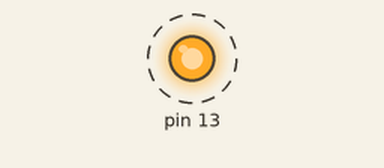
Bench run of a sketch on a simulated Arduino Uno, built with avr-gcc and run on an emulated ATmega328P. On the bench: output pins drawn as LEDs (lit = HIGH). Dashed ring = blinking. What the sketch prints to the serial monitor is not drawn.

Above: at 14.2 s.
Timing chart, 0 to 17.0 s (numbered marks = the images above):
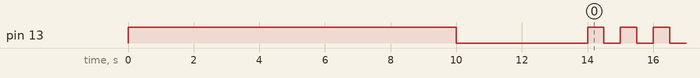

Measured:
- by itself, pin 13: repeats every 1.0 s: HIGH 0.50 s, LOW 0.50 s

The sketch:

bulethoot.ino
```cpp
char NOME[10] = "mark2"; //muda o nome da placa bhuetooh
char BPS = '4'; // define a frequncia de bis por segundo de comunicação 1=1200, 2=2400, 3=4800, 4=9600
char PASS[10] = "1234"; //define a senha do modulo com 4 digitos

void setup(){
  Serial.begin(9600);
  pinMode(13,OUTPUT);
  digitalWrite(13,HIGH);
  delay(10000);
  digitalWrite(13,LOW);

  Serial.print("AT");             //inicia a configuração do modulo
  delay(1000);

  Serial.println("AT+NAME");        //inicia a configuração do nome
  Serial.println(NOME);
  delay(1000);

  Serial.println("AT+BAUND");      //inicia a configuração da taxa de bit por segundo
  Serial.println(BPS);
  delay(1000);

  Serial.println("AT+PIN");         //inicia a configuração da senha
  Serial.println(PASS);
  delay(1000);

}

void loop(){
  digitalWrite(13, !digitalRead(13));
  delay(500);
}
```
